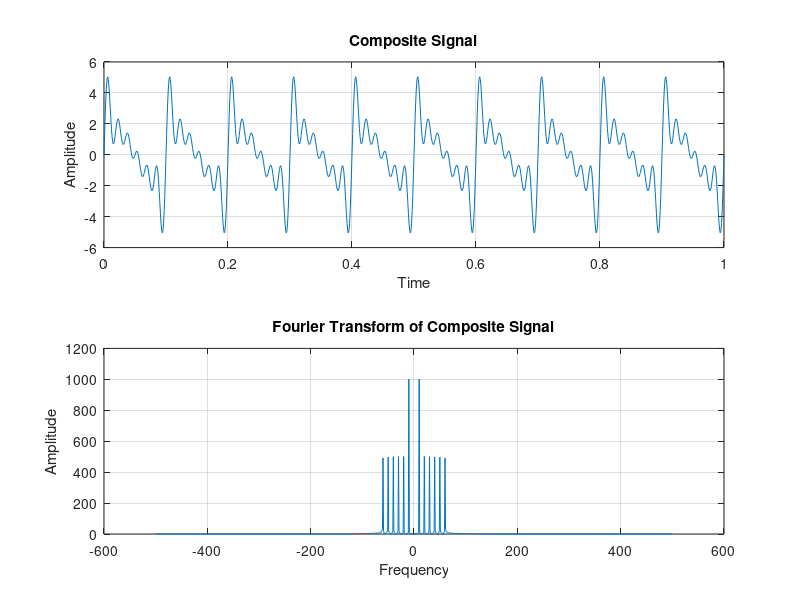

The MATLAB script that drew this image:
t=0:0.001:1;
f=10;
y = sin(2*pi*f*t);
for i = 1:6    
    y = y + sin(2*pi*f*i*t) ;
end

subplot(2,1,1)
plot(t,y)
title('Composite SIgnal');
xlabel('Time');
ylabel('Amplitude');
grid on;

x_f = fft(y);
x_fshift = fftshift(x_f);

w=-(length(y)-1)/2:(length(y) -1)/2;

subplot(2,1,2)
plot(w,abs(x_fshift))
title('Fourier Transform of Composite Signal');
xlabel('Frequency');
ylabel('Amplitude');
grid on;
